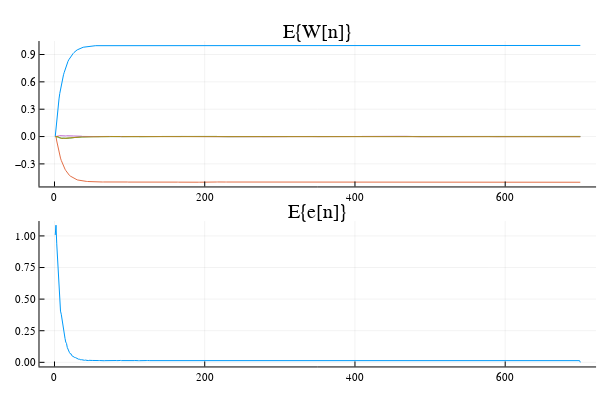

Notebook code cell kept with this figure:
### Code cell
p1 = plot(w', title = "E{W[n]}", legend = false)
p2 = plot(erro', title = "E{e[n]}", legend = false)
plot(p1, p2, layout = (2,1))

### Figure 1 — Plotly figure (JSON) as saved in the notebook; plotly's stock layout.template omitted (floating-point values rounded to 4 significant figures; data arrays with more than 128 entries replaced by an {"elided": "..."} marker saying what was removed)
{"data": [{"colorbar": {"title": ""}, "legendgroup": "y1", "line": {"color": "rgba(0, 154, 250, 1.000)", "dash": "solid", "shape": "linear", "width": 1}, "mode": "lines", "name": "y1", "showlegend": true, "type": "scatter", "x": {"elided": "700 int values"}, "xaxis": "x1", "y": {"elided": "700 float values"}, "yaxis": "y1", "zmax": null, "zmin": null}, {"colorbar": {"title": ""}, "legendgroup": "y2", "line": {"color": "rgba(227, 111, 71, 1.000)", "dash": "solid", "shape": "linear", "width": 1}, "mode": "lines", "name": "y2", "showlegend": true, "type": "scatter", "x": {"elided": "700 int values"}, "xaxis": "x1", "y": {"elided": "700 float values"}, "yaxis": "y1", "zmax": null, "zmin": null}, {"colorbar": {"title": ""}, "legendgroup": "y3", "line": {"color": "rgba(62, 164, 78, 1.000)", "dash": "solid", "shape": "linear", "width": 1}, "mode": "lines", "name": "y3", "showlegend": true, "type": "scatter", "x": {"elided": "700 int values"}, "xaxis": "x1", "y": {"elided": "700 float values"}, "yaxis": "y1", "zmax": null, "zmin": null}, {"colorbar": {"title": ""}, "legendgroup": "y4", "line": {"color": "rgba(195, 113, 210, 1.000)", "dash": "solid", "shape": "linear", "width": 1}, "mode": "lines", "name": "y4", "showlegend": true, "type": "scatter", "x": {"elided": "700 int values"}, "xaxis": "x1", "y": {"elided": "700 float values"}, "yaxis": "y1", "zmax": null, "zmin": null}, {"colorbar": {"title": ""}, "legendgroup": "y5", "line": {"color": "rgba(172, 142, 24, 1.000)", "dash": "solid", "shape": "linear", "width": 1}, "mode": "lines", "name": "y5", "showlegend": true, "type": "scatter", "x": {"elided": "700 int values"}, "xaxis": "x1", "y": {"elided": "700 float values"}, "yaxis": "y1", "zmax": null, "zmin": null}, {"colorbar": {"title": ""}, "legendgroup": "y1", "line": {"color": "rgba(0, 154, 250, 1.000)", "dash": "solid", "shape": "linear", "width": 1}, "mode": "lines", "name": "y1", "showlegend": true, "type": "scatter", "x": {"elided": "700 int values"}, "xaxis": "x2", "y": {"elided": "700 float values"}, "yaxis": "y2", "zmax": null, "zmin": null}], "layout": {"annotations": [{"font": {"color": "rgba(0, 0, 0, 1.000)", "family": "sans-serif", "size": 20}, "rotation": 0, "showarrow": false, "text": "E{W[n]}", "x": 0.5296, "xanchor": "center", "xref": "paper", "y": 1, "yanchor": "top", "yref": "paper"}, {"font": {"color": "rgba(0, 0, 0, 1.000)", "family": "sans-serif", "size": 20}, "rotation": 0, "showarrow": false, "text": "E{e[n]}", "x": 0.5296, "xanchor": "center", "xref": "paper", "y": 0.5, "yanchor": "top", "yref": "paper"}], "height": 400, "margin": {"b": 20, "l": 0, "r": 0, "t": 20}, "paper_bgcolor": "rgba(255, 255, 255, 1.000)", "plot_bgcolor": "rgba(255, 255, 255, 1.000)", "showlegend": false, "width": 600, "xaxis1": {"anchor": "y1", "domain": [0.06582, 0.9934], "gridcolor": "rgba(0, 0, 0, 0.100)", "gridwidth": 0.5, "linecolor": "rgba(0, 0, 0, 1.000)", "mirror": false, "range": [-19.97, 721.0], "showgrid": true, "showline": true, "showticklabels": true, "tickangle": 0, "tickcolor": "rgb(0, 0, 0)", "tickfont": {"color": "rgba(0, 0, 0, 1.000)", "family": "sans-serif", "size": 11}, "tickmode": "array", "ticks": "inside", "ticktext": ["0", "200", "400", "600"], "tickvals": [0, 200, 400, 600], "title": "", "titlefont": {"color": "rgba(0, 0, 0, 1.000)", "family": "sans-serif", "size": 15}, "type": "-", "visible": true, "zeroline": false, "zerolinecolor": "rgba(0, 0, 0, 1.000)"}, "xaxis2": {"anchor": "y2", "domain": [0.06582, 0.9934], "gridcolor": "rgba(0, 0, 0, 0.100)", "gridwidth": 0.5, "linecolor": "rgba(0, 0, 0, 1.000)", "mirror": false, "range": [-19.97, 721.0], "showgrid": true, "showline": true, "showticklabels": true, "tickangle": 0, "tickcolor": "rgb(0, 0, 0)", "tickfont": {"color": "rgba(0, 0, 0, 1.000)", "family": "sans-serif", "size": 11}, "tickmode": "array", "ticks": "inside", "ticktext": ["0", "200", "400", "600"], "tickvals": [0, 200, 400, 600], "title": "", "titlefont": {"color": "rgba(0, 0, 0, 1.000)", "family": "sans-serif", "size": 15}, "type": "-", "visible": true, "zeroline": false, "zerolinecolor": "rgba(0, 0, 0, 1.000)"}, "yaxis1": {"anchor": "x1", "domain": [0.5376, 0.9415], "gridcolor": "rgba(0, 0, 0, 0.100)", "gridwidth": 0.5, "linecolor": "rgba(0, 0, 0, 1.000)", "mirror": false, "range": [-0.5475, 1.048], "showgrid": true, "showline": true, "showticklabels": true, "tickangle": 0, "tickcolor": "rgb(0, 0, 0)", "tickfont": {"color": "rgba(0, 0, 0, 1.000)", "family": "sans-serif", "size": 11}, "tickmode": "array", "ticks": "inside", "ticktext": ["−0.3", "0.0", "0.3", "0.6", "0.9"], "tickvals": [-0.3, 0, 0.3, 0.6, 0.9], "title": "", "titlefont": {"color": "rgba(0, 0, 0, 1.000)", "family": "sans-serif", "size": 15}, "type": "-", "visible": true, "zeroline": false, "zerolinecolor": "rgba(0, 0, 0, 1.000)"}, "yaxis2": {"anchor": "x2", "domain": [0.03762, 0.4415], "gridcolor": "rgba(0, 0, 0, 0.100)", "gridwidth": 0.5, "linecolor": "rgba(0, 0, 0, 1.000)", "mirror": false, "range": [-0.03255, 1.118], "showgrid": true, "showline": true, "showticklabels": true, "tickangle": 0, "tickcolor": "rgb(0, 0, 0)", "tickfont": {"color": "rgba(0, 0, 0, 1.000)", "family": "sans-serif", "size": 11}, "tickmode": "array", "ticks": "inside", "ticktext": ["0.00", "0.25", "0.50", "0.75", "1.00"], "tickvals": [0, 0.25, 0.5, 0.75, 1], "title": "", "titlefont": {"color": "rgba(0, 0, 0, 1.000)", "family": "sans-serif", "size": 15}, "type": "-", "visible": true, "zeroline": false, "zerolinecolor": "rgba(0, 0, 0, 1.000)"}}}
